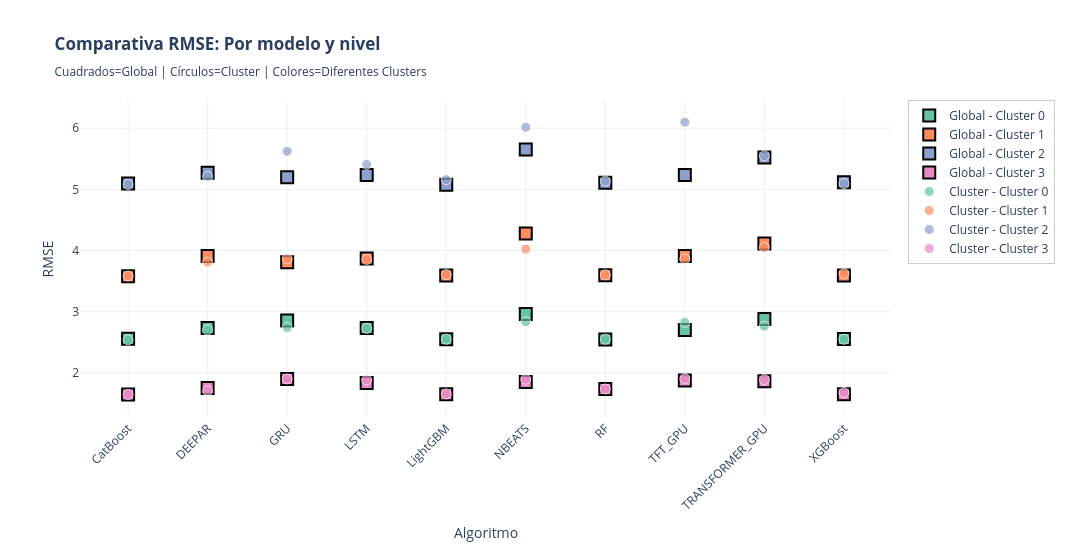

Notebook code cell kept with this figure:
### Code cell
# ============================================================================
# GRÁFICO SCATTER: MÉTRICA vs ALGORITMOS - GLOBAL vs CLUSTER (por cluster)
# ============================================================================

print("\n" + "="*100)
print("📊 GRÁFICO SCATTER: MÉTRICA vs ALGORITMOS - GLOBAL vs CLUSTER (NIVEL CLUSTER)")
print("="*100)

import plotly.graph_objects as go
import plotly.express as px

# PARÁMETRO: Métrica a visualizar
METRICA_COMPARACION_NIVEL = 'RMSE'

# 1. Obtener datos GLOBAL (NDetalle == 'Global', Cluster NOT NULL, Producto IS NULL)
df_global_cluster_data = df_resultados_consolidados[
    (df_resultados_consolidados['NDetalle'] == 'Global') &
    (df_resultados_consolidados['Cluster'].notna()) &
    (df_resultados_consolidados['Producto'].isna())
].copy()

# Filtrar algoritmos a excluir
df_global_cluster_data = df_global_cluster_data[~df_global_cluster_data['Algoritmo'].isin(['NAIVE', 'MEDIA7'])].copy()

# 2. Obtener datos CLUSTER (NDetalle == 'Cluster', Cluster NOT NULL, Producto IS NULL)
df_cluster_cluster_data = df_resultados_consolidados[
    (df_resultados_consolidados['NDetalle'] == 'Cluster') &
    (df_resultados_consolidados['Cluster'].notna()) &
    (df_resultados_consolidados['Producto'].isna())
].copy()

# Filtrar algoritmos a excluir
df_cluster_cluster_data = df_cluster_cluster_data[~df_cluster_cluster_data['Algoritmo'].isin(['NAIVE', 'MEDIA7'])].copy()

if df_global_cluster_data.empty and df_cluster_cluster_data.empty:
    print("⚠️ No hay datos disponibles para la comparación")
else:
    # Crear figura
    fig_global_vs_cluster = go.Figure()
    
    # Colores para los clusters
    colores_clusters = px.colors.qualitative.Set2
    
    # Obtener clusters únicos
    clusters_unicos = sorted(pd.concat([
        df_global_cluster_data['Cluster'],
        df_cluster_cluster_data['Cluster']
    ]).unique())
    
    # Mapeo de colores para cada cluster
    color_map_global_cluster = {cluster: colores_clusters[idx % len(colores_clusters)] 
                                for idx, cluster in enumerate(clusters_unicos)}
    
    # Obtener algoritmos únicos
    algoritmos = sorted(pd.concat([
        df_global_cluster_data['Algoritmo'],
        df_cluster_cluster_data['Algoritmo']
    ]).unique())
    
    # ==================== AGREGAR PUNTOS GLOBAL (cuadrados) ====================
    if not df_global_cluster_data.empty:
        for cluster in clusters_unicos:
            df_global_filtered = df_global_cluster_data[df_global_cluster_data['Cluster'] == cluster]
            
            if not df_global_filtered.empty:
                fig_global_vs_cluster.add_trace(
                    go.Scatter(
                        x=df_global_filtered['Algoritmo'],
                        y=df_global_filtered[METRICA_COMPARACION_NIVEL],
                        mode='markers',
                        name=f'Global - Cluster {int(cluster)}',
                        marker=dict(
                            size=12,
                            color=color_map_global_cluster[cluster],
                            symbol='square',
                            opacity=1,
                            line=dict(color='black', width=2)
                        ),
                        hovertemplate=f'<b>Global</b><br>Cluster {int(cluster)}<br>%{{x}}<br>{METRICA_COMPARACION_NIVEL}: %{{y:.4f}}<extra></extra>'
                    )
                )
    
    # ==================== AGREGAR PUNTOS CLUSTER (círculos) ====================
    if not df_cluster_cluster_data.empty:
        for cluster in clusters_unicos:
            df_cluster_filtered = df_cluster_cluster_data[df_cluster_cluster_data['Cluster'] == cluster]
            
            if not df_cluster_filtered.empty:
                fig_global_vs_cluster.add_trace(
                    go.Scatter(
                        x=df_cluster_filtered['Algoritmo'],
                        y=df_cluster_filtered[METRICA_COMPARACION_NIVEL],
                        mode='markers',
                        name=f'Cluster - Cluster {int(cluster)}',
                        marker=dict(
                            size=10,
                            color=color_map_global_cluster[cluster],
                            symbol='circle',
                            opacity=0.7,
                            line=dict(color='white', width=1)
                        ),
                        hovertemplate=f'<b>Cluster</b><br>Cluster {int(cluster)}<br>%{{x}}<br>{METRICA_COMPARACION_NIVEL}: %{{y:.4f}}<extra></extra>'
                    )
                )
    
    # Configurar layout
    fig_global_vs_cluster.update_layout(
        title=f'<b>Comparativa {METRICA_COMPARACION_NIVEL}: Por modelo y nivel</b><br><sub>Cuadrados=Global | Círculos=Cluster | Colores=Diferentes Clusters</sub>',
        xaxis_title='Algoritmo',
        yaxis_title=f'{METRICA_COMPARACION_NIVEL}',
        height=550,
        width=1100,
        template='plotly_white',
        hovermode='closest',
        legend=dict(
            orientation='v',
            yanchor='top',
            y=1,
            xanchor='left',
            x=1.02,
            bgcolor='rgba(255, 255, 255, 0.8)',
            bordercolor='rgba(0, 0, 0, 0.2)',
            borderwidth=1
        ),
        xaxis=dict(
            tickangle=-45,
            categoryorder='array',
            categoryarray=list(algoritmos)
        ),
        margin=dict(b=100, r=200)
    )
    
    fig_global_vs_cluster.show()
    
    print(f"\n✅ Gráfico generado:")
    print(f"   - Métrica: {METRICA_COMPARACION_NIVEL}")
    print(f"   - Algoritmos: {len(algoritmos)}")
    print(f"   - Clusters: {len(clusters_unicos)}")
    print(f"   - Puntos Global (cuadrados): {len(df_global_cluster_data)}")
    print(f"   - Puntos Cluster (círculos): {len(df_cluster_cluster_data)}")
    print(f"   - Total de puntos: {len(df_global_cluster_data) + len(df_cluster_cluster_data)}")

### Figure 1 — Plotly figure (JSON) as saved in the notebook; plotly's stock layout.template omitted (floating-point values rounded to 4 significant figures)
{"data": [{"hovertemplate": "<b>Global</b><br>Cluster 0<br>%{x}<br>RMSE: %{y:.4f}<extra></extra>", "marker": {"color": "rgb(102,194,165)", "line": {"color": "black", "width": 2}, "opacity": 1, "size": 12, "symbol": "square"}, "mode": "markers", "name": "Global - Cluster 0", "type": "scatter", "x": ["CatBoost", "DEEPAR", "GRU", "LightGBM", "LSTM", "NBEATS", "RF", "TFT_GPU", "TRANSFORMER_GPU", "XGBoost"], "y": [2.557, 2.734, 2.857, 2.549, 2.732, 2.963, 2.546, 2.699, 2.879, 2.553]}, {"hovertemplate": "<b>Global</b><br>Cluster 1<br>%{x}<br>RMSE: %{y:.4f}<extra></extra>", "marker": {"color": "rgb(252,141,98)", "line": {"color": "black", "width": 2}, "opacity": 1, "size": 12, "symbol": "square"}, "mode": "markers", "name": "Global - Cluster 1", "type": "scatter", "x": ["CatBoost", "DEEPAR", "GRU", "LightGBM", "LSTM", "NBEATS", "RF", "TFT_GPU", "TRANSFORMER_GPU", "XGBoost"], "y": [3.579, 3.912, 3.809, 3.592, 3.87, 4.28, 3.596, 3.909, 4.114, 3.593]}, {"hovertemplate": "<b>Global</b><br>Cluster 2<br>%{x}<br>RMSE: %{y:.4f}<extra></extra>", "marker": {"color": "rgb(141,160,203)", "line": {"color": "black", "width": 2}, "opacity": 1, "size": 12, "symbol": "square"}, "mode": "markers", "name": "Global - Cluster 2", "type": "scatter", "x": ["CatBoost", "DEEPAR", "GRU", "LightGBM", "LSTM", "NBEATS", "RF", "TFT_GPU", "TRANSFORMER_GPU", "XGBoost"], "y": [5.098, 5.272, 5.197, 5.076, 5.236, 5.65, 5.109, 5.234, 5.519, 5.115]}, {"hovertemplate": "<b>Global</b><br>Cluster 3<br>%{x}<br>RMSE: %{y:.4f}<extra></extra>", "marker": {"color": "rgb(231,138,195)", "line": {"color": "black", "width": 2}, "opacity": 1, "size": 12, "symbol": "square"}, "mode": "markers", "name": "Global - Cluster 3", "type": "scatter", "x": ["CatBoost", "DEEPAR", "GRU", "LightGBM", "LSTM", "NBEATS", "RF", "TFT_GPU", "TRANSFORMER_GPU", "XGBoost"], "y": [1.644, 1.75, 1.897, 1.648, 1.831, 1.849, 1.736, 1.873, 1.864, 1.65]}, {"hovertemplate": "<b>Cluster</b><br>Cluster 0<br>%{x}<br>RMSE: %{y:.4f}<extra></extra>", "marker": {"color": "rgb(102,194,165)", "line": {"color": "white", "width": 1}, "opacity": 0.7, "size": 10, "symbol": "circle"}, "mode": "markers", "name": "Cluster - Cluster 0", "type": "scatter", "x": ["CatBoost", "DEEPAR", "GRU", "LightGBM", "LSTM", "NBEATS", "RF", "TFT_GPU", "TRANSFORMER_GPU", "XGBoost"], "y": [2.54, 2.699, 2.741, 2.549, 2.726, 2.833, 2.549, 2.824, 2.762, 2.548]}, {"hovertemplate": "<b>Cluster</b><br>Cluster 1<br>%{x}<br>RMSE: %{y:.4f}<extra></extra>", "marker": {"color": "rgb(252,141,98)", "line": {"color": "white", "width": 1}, "opacity": 0.7, "size": 10, "symbol": "circle"}, "mode": "markers", "name": "Cluster - Cluster 1", "type": "scatter", "x": ["CatBoost", "DEEPAR", "GRU", "LightGBM", "LSTM", "NBEATS", "RF", "TFT_GPU", "TRANSFORMER_GPU", "XGBoost"], "y": [3.583, 3.81, 3.862, 3.606, 3.855, 4.022, 3.602, 3.861, 4.049, 3.623]}, {"hovertemplate": "<b>Cluster</b><br>Cluster 2<br>%{x}<br>RMSE: %{y:.4f}<extra></extra>", "marker": {"color": "rgb(141,160,203)", "line": {"color": "white", "width": 1}, "opacity": 0.7, "size": 10, "symbol": "circle"}, "mode": "markers", "name": "Cluster - Cluster 2", "type": "scatter", "x": ["CatBoost", "DEEPAR", "GRU", "LightGBM", "LSTM", "NBEATS", "RF", "TFT_GPU", "TRANSFORMER_GPU", "XGBoost"], "y": [5.08, 5.211, 5.621, 5.158, 5.408, 6.017, 5.135, 6.099, 5.549, 5.095]}, {"hovertemplate": "<b>Cluster</b><br>Cluster 3<br>%{x}<br>RMSE: %{y:.4f}<extra></extra>", "marker": {"color": "rgb(231,138,195)", "line": {"color": "white", "width": 1}, "opacity": 0.7, "size": 10, "symbol": "circle"}, "mode": "markers", "name": "Cluster - Cluster 3", "type": "scatter", "x": ["CatBoost", "DEEPAR", "GRU", "LightGBM", "LSTM", "NBEATS", "RF", "TFT_GPU", "TRANSFORMER_GPU", "XGBoost"], "y": [1.647, 1.706, 1.9, 1.655, 1.883, 1.895, 1.735, 1.903, 1.889, 1.676]}], "layout": {"height": 550, "hovermode": "closest", "legend": {"bgcolor": "rgba(255, 255, 255, 0.8)", "bordercolor": "rgba(0, 0, 0, 0.2)", "borderwidth": 1, "orientation": "v", "x": 1.02, "xanchor": "left", "y": 1, "yanchor": "top"}, "margin": {"b": 100, "r": 200}, "title": {"text": "<b>Comparativa RMSE: Por modelo y nivel</b><br><sub>Cuadrados=Global | Círculos=Cluster | Colores=Diferentes Clusters</sub>"}, "width": 1100, "xaxis": {"categoryarray": ["CatBoost", "DEEPAR", "GRU", "LSTM", "LightGBM", "NBEATS", "RF", "TFT_GPU", "TRANSFORMER_GPU", "XGBoost"], "categoryorder": "array", "tickangle": -45, "title": {"text": "Algoritmo"}}, "yaxis": {"title": {"text": "RMSE"}}}}
